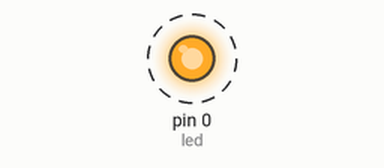
The sketch below on a simulated Arduino Uno, built with avr-gcc and run on an emulated ATmega328P. Parts: output pins drawn as LEDs (lit = HIGH). Dashed ring = blinking.

Above: at 0.2 s.
Timing chart, 0 to 3.0 s (numbered marks = the images above):
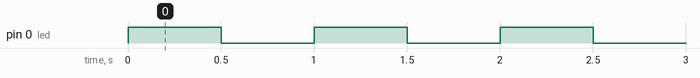

Measured:
- by itself, pin 0 (led): alternates HIGH for 0.50 s and LOW for 0.50 s

The sketch:

attiny_deneme.ino
```cpp
#define led 0

void setup() {
  pinMode(led, OUTPUT);
}

void loop() {
  digitalWrite(led, HIGH);
  delay(500);
  digitalWrite(led, LOW);
  delay(500);
}
```
